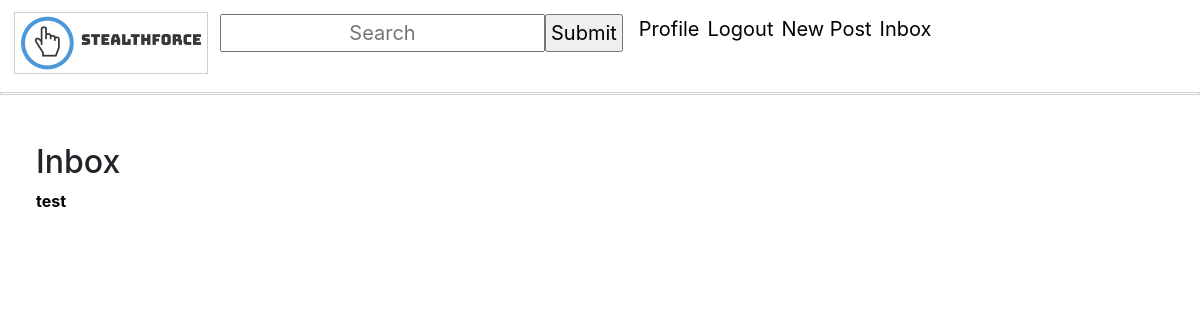
Page /direct/inbox/ (signed in) on the earlier database version.
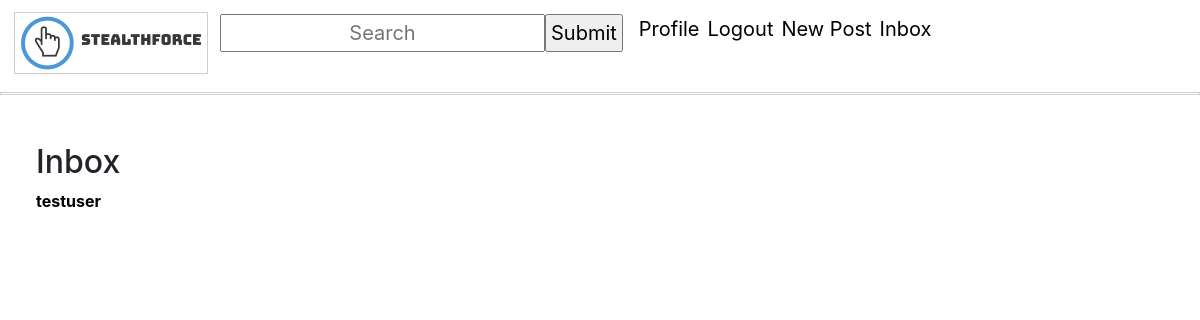
Same page on the later database version.
### messaging/models.py (models this page shows)
class Conversation(models.Model):
    user1 = models.ForeignKey(User, on_delete=models.CASCADE, related_name="user1")
    user2 = models.ForeignKey(User, on_delete=models.CASCADE,  related_name="user2")

### users/models.py (models this page shows, shortened)
class Account(AbstractBaseUser):
    email = models.EmailField(verbose_name="email", max_length=60, unique=True)
    username = models.CharField(max_length=30, unique=True)
    date_joined = models.DateTimeField(verbose_name='date joined', auto_now_add=True)
    last_login = models.DateTimeField(verbose_name='last login', auto_now=True)
    is_admin = models.BooleanField(default=False)
    is_staff = models.BooleanField(default=False)
    is_superuser = models.BooleanField(default=False)
    is_active = models.BooleanField(default=True)
    followers = models.ManyToManyField("Account", blank=True, symmetrical=False, related_name="people_followers")
    following = models.ManyToManyField("Account", blank=True, symmetrical=False, related_name="people_following")
    profile_picture = models.ImageField(null=True, blank=True, default = 'static/default.png')
    USERNAME_FIELD = 'email' #allows user to login with email instead of username/id
    REQUIRED_FIELDS = ['username']
    objects = MyAccountManager()

### messaging/views.py (the view)
# urls.py: path('direct/inbox/', messaging_views.inbox_view, name='inbox'),
def inbox_view(request):
    allOthers = set()
    all_messages = Message.objects.filter(recipient=request.user) | Message.objects.filter(sender=request.user)
    for message in all_messages:
        if message.recipient == request.user:
            allOthers.add(message.sender)
        elif message.sender == request.user:
            allOthers.add(message.recipient)
    threads = Conversation.objects.all()
    return render(request, 'messaging/inbox.html', {'all_messages':all_messages, 'threads':threads})

### messaging/templates/messaging/inbox.html
{% extends 'main_app/base.html' %}
{% block body %}
    <div id="inbox_div">
    <h2>Inbox</h2>
    {% for thread in threads %}
        {% if thread.user1 == user %}
            <a href="/direct/t/{{ thread.id }}"><b>{{ thread.user2.username }}</b></a>
        {% else %}
            <a href="/direct/t/{{ thread.id }}"><b>{{ thread.user1.username }}</b></a>
        {% endif %}
        <br>
    {% endfor %}
        </div>
{% endblock %}

Differences in the rows shown:
removed Conversation: user2.username "test"
added Conversation: user2.username "testuser"
